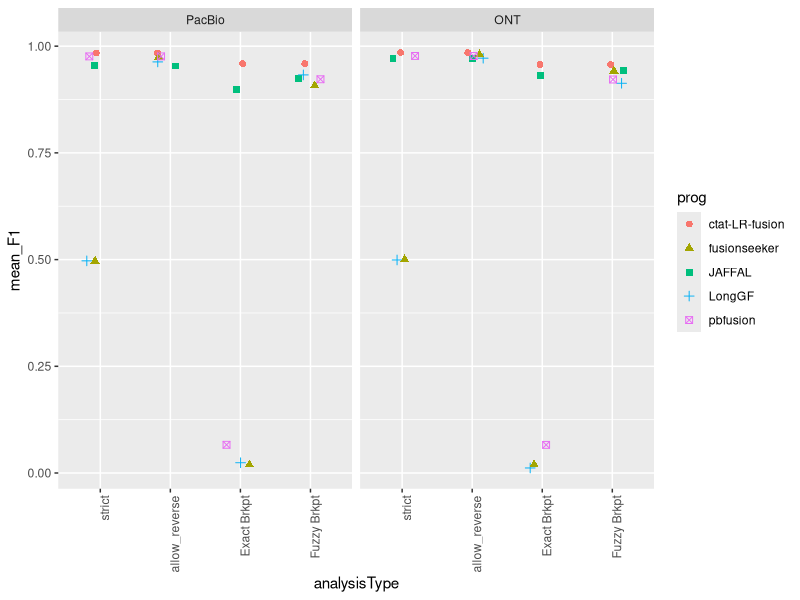
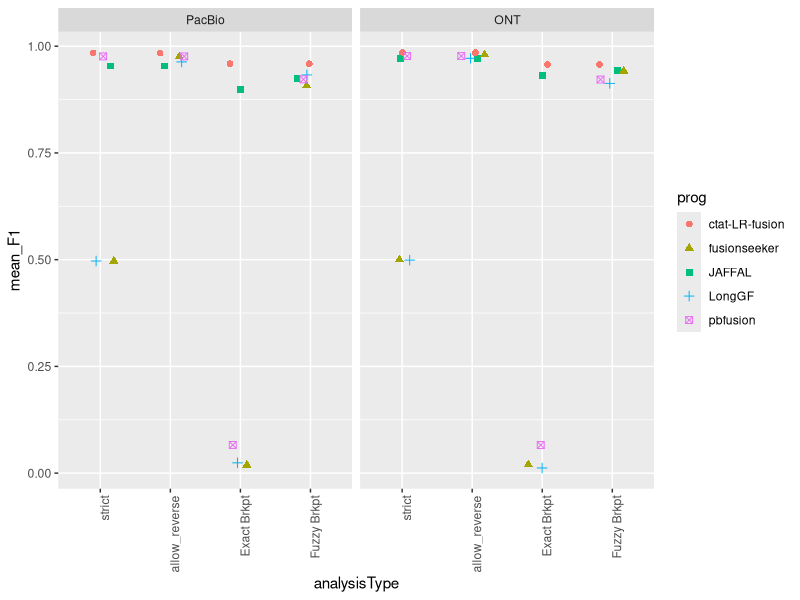

The R source for these figures, in order:
## ---- chunk 1
knitr::opts_chunk$set(echo = TRUE)
library(tidyverse)
## ---- chunk 2

pacbio_summary_data = read.table("1b.1.PacBio_simulations/PacBio_sim.combined_results.tsv", header=T, sep="\t")

pacbio_summary_data = pacbio_summary_data %>% mutate(seqTech = "PacBio")


pacbio_summary_data %>% head()
## ---- chunk 3

ONT_summary_data = read.table("1b.2.ONT_simulations/ONT_sim.combined_results.tsv", header=T, sep="\t")

ONT_summary_data = ONT_summary_data %>% mutate(seqTech = "ONT")

ONT_summary_data %>% head()

## ---- chunk 4

combined_data = bind_rows(pacbio_summary_data, ONT_summary_data)


combined_data %>% head()
## ---- chunk 5

combined_data %>%
    mutate(analysisType = factor(analysisType, 
                            levels=c('strict', 'allow_reverse', 'Exact Brkpt', 'Fuzzy Brkpt') )) %>%
    mutate(seqTech = factor(seqTech, levels=c("PacBio", "ONT"))) %>%
     ggplot() +
     geom_jitter(aes(x=analysisType, y=mean_F1, color=prog, shape=prog), width=0.2, size=rel(2)) +
     facet_wrap(~seqTech) +
     theme(axis.text.x = element_text(angle = 90, hjust = 1)) 



## ---- chunk 6
# mention updated pbfusion v0.4.0 as later updated for improved performance compared to earlier version.


paperfig = combined_data %>%
    filter(prog != "pbfusion_v0.4.0") %>%
    mutate(analysisType = factor(analysisType, 
                            levels=c('strict', 'allow_reverse', 'Exact Brkpt', 'Fuzzy Brkpt') )) %>%
    mutate(seqTech = factor(seqTech, levels=c("PacBio", "ONT"))) %>%
     ggplot() +
     geom_jitter(aes(x=analysisType, y=mean_F1, color=prog, shape=prog), width=0.2, size=rel(2)) +
     facet_wrap(~seqTech) +
     theme(axis.text.x = element_text(angle = 90, hjust = 1)) 


paperfig




